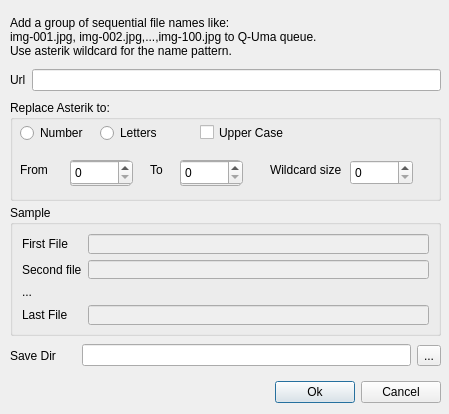
<?xml version="1.0" encoding="UTF-8"?>
<ui version="4.0">
 <class>BatchDialog</class>
 <widget class="QDialog" name="BatchDialog">
  <property name="geometry">
   <rect>
    <x>0</x>
    <y>0</y>
    <width>449</width>
    <height>414</height>
   </rect>
  </property>
  <property name="windowTitle">
   <string>Dialog</string>
  </property>
  <widget class="QGroupBox" name="groupBox">
   <property name="geometry">
    <rect>
     <x>10</x>
     <y>100</y>
     <width>431</width>
     <height>101</height>
    </rect>
   </property>
   <property name="title">
    <string>Replace Asterik to:</string>
   </property>
   <widget class="QRadioButton" name="rbNumber">
    <property name="geometry">
     <rect>
      <x>10</x>
      <y>20</y>
      <width>101</width>
      <height>26</height>
     </rect>
    </property>
    <property name="text">
     <string>Number</string>
    </property>
   </widget>
   <widget class="QRadioButton" name="rbLetter">
    <property name="geometry">
     <rect>
      <x>90</x>
      <y>20</y>
      <width>129</width>
      <height>26</height>
     </rect>
    </property>
    <property name="text">
     <string>Letters</string>
    </property>
   </widget>
   <widget class="QLabel" name="label_3">
    <property name="geometry">
     <rect>
      <x>10</x>
      <y>60</y>
      <width>51</width>
      <height>20</height>
     </rect>
    </property>
    <property name="text">
     <string>From</string>
    </property>
   </widget>
   <widget class="QSpinBox" name="sbFrom">
    <property name="geometry">
     <rect>
      <x>60</x>
      <y>60</y>
      <width>63</width>
      <height>25</height>
     </rect>
    </property>
   </widget>
   <widget class="QSpinBox" name="sbTo">
    <property name="geometry">
     <rect>
      <x>170</x>
      <y>60</y>
      <width>63</width>
      <height>25</height>
     </rect>
    </property>
   </widget>
   <widget class="QLabel" name="label_4">
    <property name="geometry">
     <rect>
      <x>140</x>
      <y>60</y>
      <width>41</width>
      <height>20</height>
     </rect>
    </property>
    <property name="text">
     <string>To</string>
    </property>
   </widget>
   <widget class="QLabel" name="labelWildcard">
    <property name="geometry">
     <rect>
      <x>260</x>
      <y>60</y>
      <width>111</width>
      <height>20</height>
     </rect>
    </property>
    <property name="text">
     <string>Wildcard size</string>
    </property>
   </widget>
   <widget class="QSpinBox" name="sbWildcard">
    <property name="geometry">
     <rect>
      <x>340</x>
      <y>60</y>
      <width>63</width>
      <height>25</height>
     </rect>
    </property>
   </widget>
   <widget class="QComboBox" name="cbMulai">
    <property name="geometry">
     <rect>
      <x>60</x>
      <y>60</y>
      <width>61</width>
      <height>26</height>
     </rect>
    </property>
    <item>
     <property name="text">
      <string>A</string>
     </property>
    </item>
    <item>
     <property name="text">
      <string>B</string>
     </property>
    </item>
    <item>
     <property name="text">
      <string>C</string>
     </property>
    </item>
    <item>
     <property name="text">
      <string>D</string>
     </property>
    </item>
    <item>
     <property name="text">
      <string>E</string>
     </property>
    </item>
    <item>
     <property name="text">
      <string>F</string>
     </property>
    </item>
    <item>
     <property name="text">
      <string>G</string>
     </property>
    </item>
    <item>
     <property name="text">
      <string>H</string>
     </property>
    </item>
    <item>
     <property name="text">
      <string>I</string>
     </property>
    </item>
    <item>
     <property name="text">
      <string>J</string>
     </property>
    </item>
    <item>
     <property name="text">
      <string>K</string>
     </property>
    </item>
    <item>
     <property name="text">
      <string>L</string>
     </property>
    </item>
    <item>
     <property name="text">
      <string>M</string>
     </property>
    </item>
    <item>
     <property name="text">
      <string>N</string>
     </property>
    </item>
    <item>
     <property name="text">
      <string>O</string>
     </property>
    </item>
    <item>
     <property name="text">
      <string>P</string>
     </property>
    </item>
    <item>
     <property name="text">
      <string>Q</string>
     </property>
    </item>
    <item>
     <property name="text">
      <string>R</string>
     </property>
    </item>
    <item>
     <property name="text">
      <string>S</string>
     </property>
    </item>
    <item>
     <property name="text">
      <string>T</string>
     </property>
    </item>
    <item>
     <property name="text">
      <string>U</string>
     </property>
    </item>
    <item>
     <property name="text">
      <string>V</string>
     </property>
    </item>
    <item>
     <property name="text">
      <string>W</string>
     </property>
    </item>
    <item>
     <property name="text">
      <string>X</string>
     </property>
    </item>
    <item>
     <property name="text">
      <string>Y</string>
     </property>
    </item>
    <item>
     <property name="text">
      <string notr="true">Z</string>
     </property>
    </item>
   </widget>
   <widget class="QComboBox" name="cbAkhir">
    <property name="geometry">
     <rect>
      <x>170</x>
      <y>60</y>
      <width>61</width>
      <height>26</height>
     </rect>
    </property>
    <item>
     <property name="text">
      <string>A</string>
     </property>
    </item>
    <item>
     <property name="text">
      <string>B</string>
     </property>
    </item>
    <item>
     <property name="text">
      <string>C</string>
     </property>
    </item>
    <item>
     <property name="text">
      <string>D</string>
     </property>
    </item>
    <item>
     <property name="text">
      <string>E</string>
     </property>
    </item>
    <item>
     <property name="text">
      <string>F</string>
     </property>
    </item>
    <item>
     <property name="text">
      <string>G</string>
     </property>
    </item>
    <item>
     <property name="text">
      <string>H</string>
     </property>
    </item>
    <item>
     <property name="text">
      <string>I</string>
     </property>
    </item>
    <item>
     <property name="text">
      <string>J</string>
     </property>
    </item>
    <item>
     <property name="text">
      <string>K</string>
     </property>
    </item>
    <item>
     <property name="text">
      <string>L</string>
     </property>
    </item>
    <item>
     <property name="text">
      <string>M</string>
     </property>
    </item>
    <item>
     <property name="text">
      <string>N</string>
     </property>
    </item>
    <item>
     <property name="text">
      <string>O</string>
     </property>
    </item>
    <item>
     <property name="text">
      <string>P</string>
     </property>
    </item>
    <item>
     <property name="text">
      <string>Q</string>
     </property>
    </item>
    <item>
     <property name="text">
      <string>R</string>
     </property>
    </item>
    <item>
     <property name="text">
      <string>S</string>
     </property>
    </item>
    <item>
     <property name="text">
      <string>T</string>
     </property>
    </item>
    <item>
     <property name="text">
      <string>U</string>
     </property>
    </item>
    <item>
     <property name="text">
      <string>V</string>
     </property>
    </item>
    <item>
     <property name="text">
      <string>W</string>
     </property>
    </item>
    <item>
     <property name="text">
      <string>X</string>
     </property>
    </item>
    <item>
     <property name="text">
      <string>Y</string>
     </property>
    </item>
    <item>
     <property name="text">
      <string notr="true">Z</string>
     </property>
    </item>
   </widget>
   <widget class="QCheckBox" name="cbUpperCase">
    <property name="geometry">
     <rect>
      <x>190</x>
      <y>20</y>
      <width>141</width>
      <height>25</height>
     </rect>
    </property>
    <property name="text">
     <string>Upper Case</string>
    </property>
   </widget>
   <zorder>rbNumber</zorder>
   <zorder>rbLetter</zorder>
   <zorder>label_3</zorder>
   <zorder>label_4</zorder>
   <zorder>labelWildcard</zorder>
   <zorder>sbWildcard</zorder>
   <zorder>cbMulai</zorder>
   <zorder>cbAkhir</zorder>
   <zorder>cbUpperCase</zorder>
   <zorder>sbTo</zorder>
   <zorder>sbFrom</zorder>
  </widget>
  <widget class="QGroupBox" name="groupBox_2">
   <property name="enabled">
    <bool>true</bool>
   </property>
   <property name="geometry">
    <rect>
     <x>10</x>
     <y>205</y>
     <width>431</width>
     <height>131</height>
    </rect>
   </property>
   <property name="title">
    <string>Sample</string>
   </property>
   <layout class="QGridLayout" name="gridLayout_3">
    <item row="0" column="0">
     <layout class="QGridLayout" name="gridLayout">
      <item row="0" column="0">
       <widget class="QLabel" name="label_6">
        <property name="text">
         <string>First File</string>
        </property>
       </widget>
      </item>
      <item row="0" column="1">
       <widget class="QLineEdit" name="leFirst">
        <property name="enabled">
         <bool>false</bool>
        </property>
        <property name="readOnly">
         <bool>true</bool>
        </property>
       </widget>
      </item>
      <item row="1" column="0">
       <widget class="QLabel" name="label_7">
        <property name="text">
         <string>Second file</string>
        </property>
       </widget>
      </item>
      <item row="1" column="1">
       <widget class="QLineEdit" name="leSecond">
        <property name="enabled">
         <bool>false</bool>
        </property>
       </widget>
      </item>
      <item row="2" column="0" colspan="2">
       <widget class="QLabel" name="label_9">
        <property name="text">
         <string>...</string>
        </property>
       </widget>
      </item>
      <item row="3" column="0">
       <widget class="QLabel" name="label_8">
        <property name="text">
         <string>Last File</string>
        </property>
       </widget>
      </item>
      <item row="3" column="1">
       <widget class="QLineEdit" name="leLast">
        <property name="enabled">
         <bool>false</bool>
        </property>
       </widget>
      </item>
     </layout>
    </item>
   </layout>
  </widget>
  <widget class="QWidget" name="layoutWidget_2">
   <property name="geometry">
    <rect>
     <x>10</x>
     <y>10</y>
     <width>431</width>
     <height>81</height>
    </rect>
   </property>
   <layout class="QGridLayout" name="gridLayout_2">
    <item row="0" column="0" colspan="2">
     <widget class="QLabel" name="label">
      <property name="text">
       <string>Add a group of sequential file names like:
img-001.jpg, img-002.jpg,...,img-100.jpg to Q-Uma queue. 
Use asterik wildcard for the name pattern.</string>
      </property>
     </widget>
    </item>
    <item row="1" column="0">
     <widget class="QLabel" name="label_2">
      <property name="text">
       <string>Url</string>
      </property>
     </widget>
    </item>
    <item row="1" column="1">
     <widget class="QLineEdit" name="leUrl"/>
    </item>
   </layout>
  </widget>
  <widget class="QWidget" name="layoutWidget">
   <property name="geometry">
    <rect>
     <x>10</x>
     <y>340</y>
     <width>431</width>
     <height>31</height>
    </rect>
   </property>
   <layout class="QHBoxLayout" name="horizontalLayout">
    <item>
     <widget class="QLabel" name="label_5">
      <property name="text">
       <string>Save Dir      </string>
      </property>
     </widget>
    </item>
    <item>
     <widget class="QLineEdit" name="leSaveDir"/>
    </item>
    <item>
     <widget class="QToolButton" name="pbBrowseDir">
      <property name="text">
       <string>...</string>
      </property>
     </widget>
    </item>
   </layout>
  </widget>
  <widget class="QWidget" name="">
   <property name="geometry">
    <rect>
     <x>10</x>
     <y>380</y>
     <width>431</width>
     <height>25</height>
    </rect>
   </property>
   <layout class="QHBoxLayout" name="horizontalLayout_2">
    <item>
     <spacer name="horizontalSpacer">
      <property name="orientation">
       <enum>Qt::Horizontal</enum>
      </property>
      <property name="sizeHint" stdset="0">
       <size>
        <width>40</width>
        <height>20</height>
       </size>
      </property>
     </spacer>
    </item>
    <item>
     <widget class="QPushButton" name="pbOk">
      <property name="text">
       <string>Ok</string>
      </property>
     </widget>
    </item>
    <item>
     <widget class="QPushButton" name="pbCancel">
      <property name="text">
       <string>Cancel</string>
      </property>
     </widget>
    </item>
   </layout>
  </widget>
 </widget>
 <tabstops>
  <tabstop>leUrl</tabstop>
  <tabstop>cbMulai</tabstop>
  <tabstop>sbFrom</tabstop>
  <tabstop>cbAkhir</tabstop>
  <tabstop>sbTo</tabstop>
  <tabstop>sbWildcard</tabstop>
  <tabstop>leFirst</tabstop>
  <tabstop>leSecond</tabstop>
  <tabstop>leLast</tabstop>
  <tabstop>leSaveDir</tabstop>
  <tabstop>pbBrowseDir</tabstop>
  <tabstop>pbOk</tabstop>
  <tabstop>pbCancel</tabstop>
  <tabstop>cbUpperCase</tabstop>
  <tabstop>rbLetter</tabstop>
  <tabstop>rbNumber</tabstop>
 </tabstops>
 <resources/>
 <connections/>
</ui>
